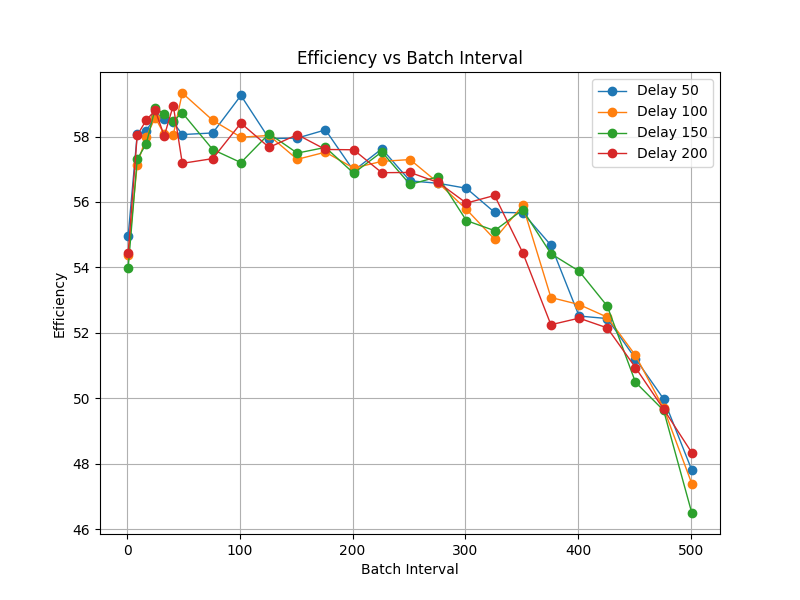

Source code (Python):

import random
import numpy as np
import csv
from traders import Trader
from market import MarketCall
import matplotlib.pyplot as plt
T = 12000             # trading horizon
N_Manual_Trader = 800
qmax = 10             # inventory bound
r_bar = 10000       # long-run mean of fundamental
kappa = 0.05          # mean-reversion
sigma_s = 1e6         # fundamental shock variance
sigma_PV = 5e6        # private-value variance
lambda_s = 0.004     # slow traders' reentry rate
lambda_f = 0.5        # HFT reentry rate
qmax_HFT = 10*qmax    # HFT inventory bound
call_interval = 1     # initial call interval
delays = [50,100,150,200] # delays to test

plt.figure(figsize=(8, 6))

for delay in delays:

    interval=[]
    effi=[]
    dp = []

    for i in range(1,52, 8):
        dp.append(i)
    for i in range(76,502,25):
        dp.append(i)
    
    for jump in dp:
        call_interval=jump

        traders = {}
        for i in range(N_Manual_Trader):
            theta_vals = np.random.normal(0, np.sqrt(sigma_PV), 2*qmax+1)
            theta_vals.sort()
            traders[i] = Trader(id=i, is_fast=False, arrival_rate=lambda_s,
                                qmax=qmax, theta=theta_vals,
                                R_min=0, R_max=250, eta=1.0)
        # High-frequency trader -> is_fast=True
        theta_vals = np.random.normal(0, np.sqrt(sigma_PV), 2*qmax_HFT+1)
        theta_vals.sort()
        traders[N_Manual_Trader] = Trader(id=N_Manual_Trader, is_fast=True, arrival_rate=lambda_f,
                            qmax=qmax_HFT, theta=theta_vals,
                            R_min=0, R_max=250, eta=1.0)

        market_type = 'CALL'

        market = MarketCall(call_interval)

        # CSV writers
        tf = open('trades.csv', 'w', newline='')
        trade_writer = csv.writer(tf)
        trade_writer.writerow(['time','buyer_id','seller_id','price','buyer_pos_before','seller_pos_before'])
        bf = open('orderbook_snapshots.csv', 'w', newline='')
        book_writer = csv.writer(bf)
        book_writer.writerow(['time','market_type','bids','asks'])

        total_trades = 0
        spreads = []
        price_series = []
        trade_records = []

        #fundamental series
        r = np.zeros(T+1); r[0] = r_bar

        for t in range(1, T+1):

            shock = np.random.normal(0, np.sqrt(sigma_s))
            r[t] = max(0, kappa*r_bar + (1-kappa)*r[t-1] + shock)

            arrivals = []
            slow_arr = np.random.binomial(N_Manual_Trader, lambda_s)

            if slow_arr>0: arrivals += list(np.random.choice(N_Manual_Trader, slow_arr, replace=False))
            if random.random() < lambda_f: arrivals.append(N_Manual_Trader)
            random.shuffle(arrivals)
            
            bids = sorted(market.buy_orders, key=lambda x: x[0], reverse=True)
            asks = sorted(market.sell_orders, key=lambda x: x[0])
            book_writer.writerow([t, market_type, bids, asks])

            best_bid = best_ask = None
                
            for i in range(N_Manual_Trader):
                tr = traders[i]
                tr.left_order[t-1]=None
                if(tr.left_order.get(t,None)!=None):
                    if tr.outstanding_order:
                        typ, price = tr.outstanding_order
                        if typ=='buy_limit': market.buy_orders=[(p,j) for (p,j) in market.buy_orders if j!=i]
                        else: market.sell_orders=[(p,j) for (p,j) in market.sell_orders if j!=i]
                        tr.outstanding_order=None
                    temp = tr.left_order[t]
                    if(temp is None):
                        continue
                    
                    otype,price=temp
                    if(tr.position >=tr.qmax and otype=="buy_limit"):
                        continue
                    if(tr.position <= -tr.qmax and otype=="sell_limit"):
                        continue

                    market.add_order(tr, otype, price)
                    tr.outstanding_order=(otype,price)

            for i in arrivals:
                tr = traders[i]

                if tr.is_fast and tr.outstanding_order:
                    typ, price = tr.outstanding_order
                    if typ=='buy_limit': market.buy_orders=[(p,j) for (p,j) in market.buy_orders if j!=i]
                    else: market.sell_orders=[(p,j) for (p,j) in market.sell_orders if j!=i]
                    tr.outstanding_order=None
                    tr.stored_order=None

                r_hat=(1-(1-kappa)**(T-t))*r_bar + (1-kappa)**(T-t)*r[t]
                temp = tr.decide_order(r_hat, best_bid, best_ask, t, delay)

                if(temp is None):
                    continue
                otype,price=temp
                market.add_order(tr, otype, price); tr.outstanding_order=(otype,price)

            if t>=market.next_clear:
                market.time=t
                market.clear_market(traders)
                for rec in market.trade_log:
                    trade_writer.writerow(rec); trade_records.append(rec)
                    total_trades+=1; price_series.append(rec[3])
                market.trade_log.clear(); market.next_clear+=market.interval


        tf.close(); bf.close()

        prices=price_series; diffs=np.diff(prices) if len(prices)>1 else np.array([])
        price_vol=np.std(diffs) if diffs.size>0 else 0.0
        avg_spread=np.mean(spreads) if spreads else None; ntr=total_trades

        total_surplus=market.social_surplus

        bv,sv=[],[]
        for tr in traders.values():
            for q in range(1,qmax+1): bv.append(r_bar+tr.theta[q+qmax])
            for q in range(0,-qmax,-1): sv.append(r_bar+tr.theta[q+qmax])

        bv.sort(reverse=True); sv.sort()
        opt=sum(b-s for b,s in zip(bv,sv) if b>=s)
        eff=total_surplus/opt if opt>0 else None

        final_r=r[T]; slow_sum=0; hft_sum=0
        for _, b, s, p, bq, sq in trade_records:
            buyer = traders[b]
            seller = traders[s]
            tb = buyer.theta[bq+1 + qmax]
            ts = seller.theta[sq + qmax]
            bs = (final_r + tb) - p
            ss = p - (final_r + ts)
            if buyer.is_fast:
                hft_sum += bs
            else:
                slow_sum += bs
            if seller.is_fast:
                hft_sum += ss
            else:
                slow_sum += ss

        effi.append(eff*100)
        interval.append(call_interval)
        print(delay,jump,eff,end="\r")
        
    plt.plot(interval, effi, linewidth=1, marker='o', label=f'Delay {delay}')
    max_index = effi.index(max(effi))
    x_at_max_y = interval[max_index]

    print(f"Maximum Efficiency at delay {delay} is : {max(effi)}")
    print("Efficiency of CDA: ", effi[0])

plt.xlabel('Batch Interval')
plt.ylabel('Efficiency')
plt.title('Efficiency vs Batch Interval')
plt.grid(True)
plt.legend()
plt.savefig('combined_plot.png', dpi=300)
plt.show()
